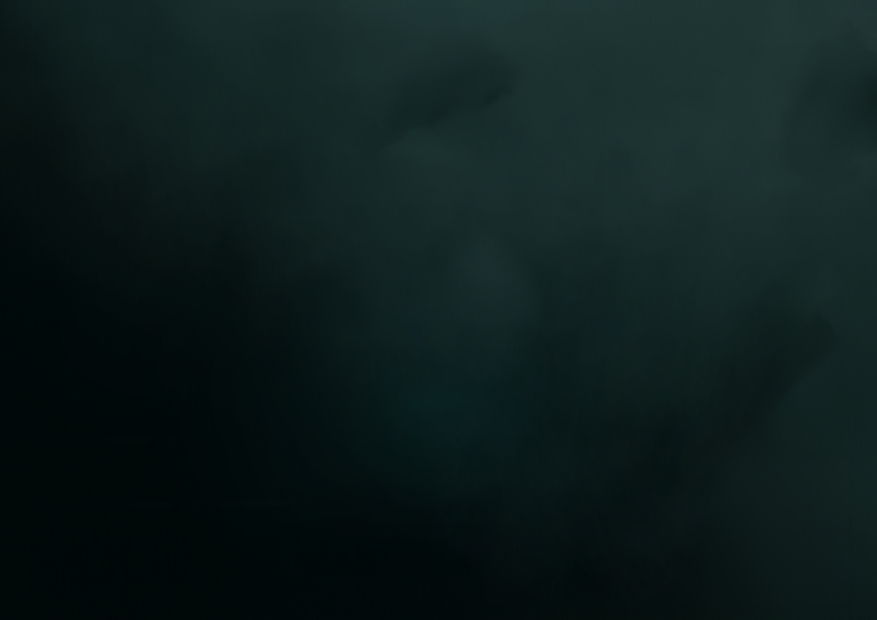
#> input picture app/assets/fog/fog_02.png, 3508 x 2480 px (shown at 1/4 size); its folder holds 4 pictures in this run; the run also reads 1 picture not shown here
$ python animate.py
#> lines starting #> are read from the running program, lines starting #| are printed output that depends on the picture
import cv2
import numpy as np

# List of your 10 images (adjust the path/pattern if needed)
image_files = [f"fog_{i:02d}.png" for i in range(1, 11)]

# Load images
imgs = [cv2.imread(f) for f in image_files]
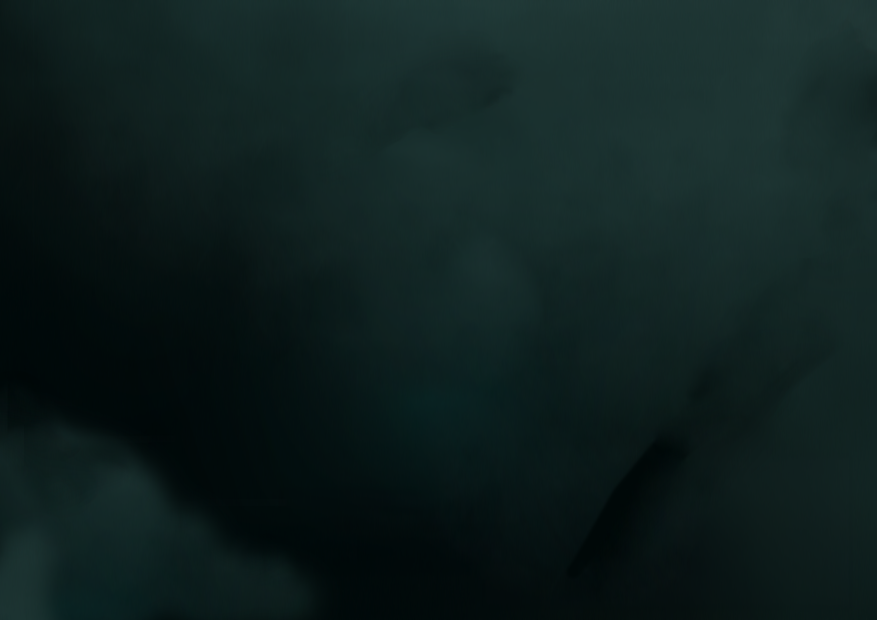
#> input picture app/assets/fog/fog_03.png, 3508 x 2480 px (shown at 1/4 size)
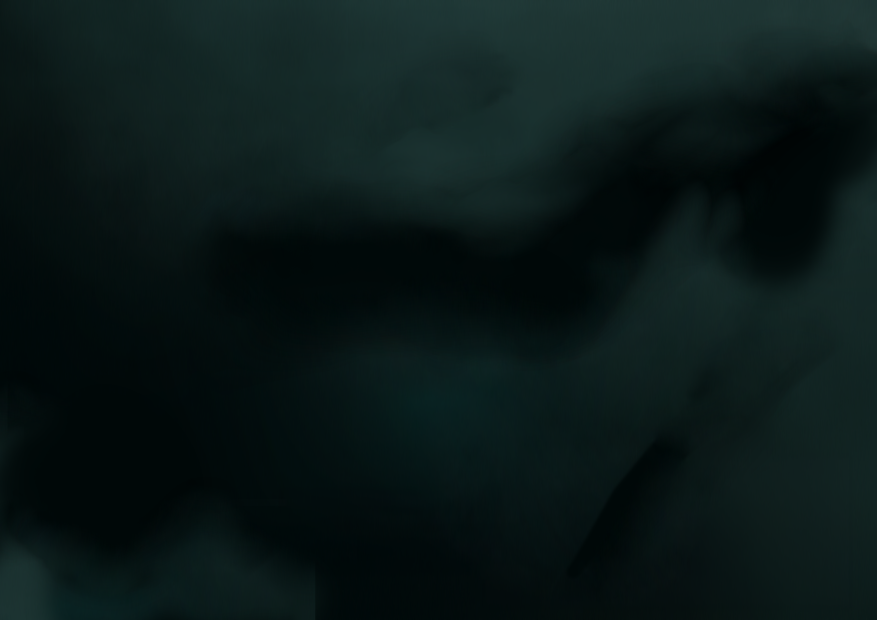
#> input picture app/assets/fog/fog_04.png, 3508 x 2480 px (shown at 1/4 size)
#> imgs = 10 items
if any(img is None for img in imgs):
    missing = [f for img, f in zip(imgs, image_files) if img is None]
#> missing = ['fog_01.png', 'fog_06.png', 'fog_07.png', 'fog_08.png', 'fog_09.png', 'fog_10.png']
#> (the run stopped early here; a loop or call above may not have finished)
